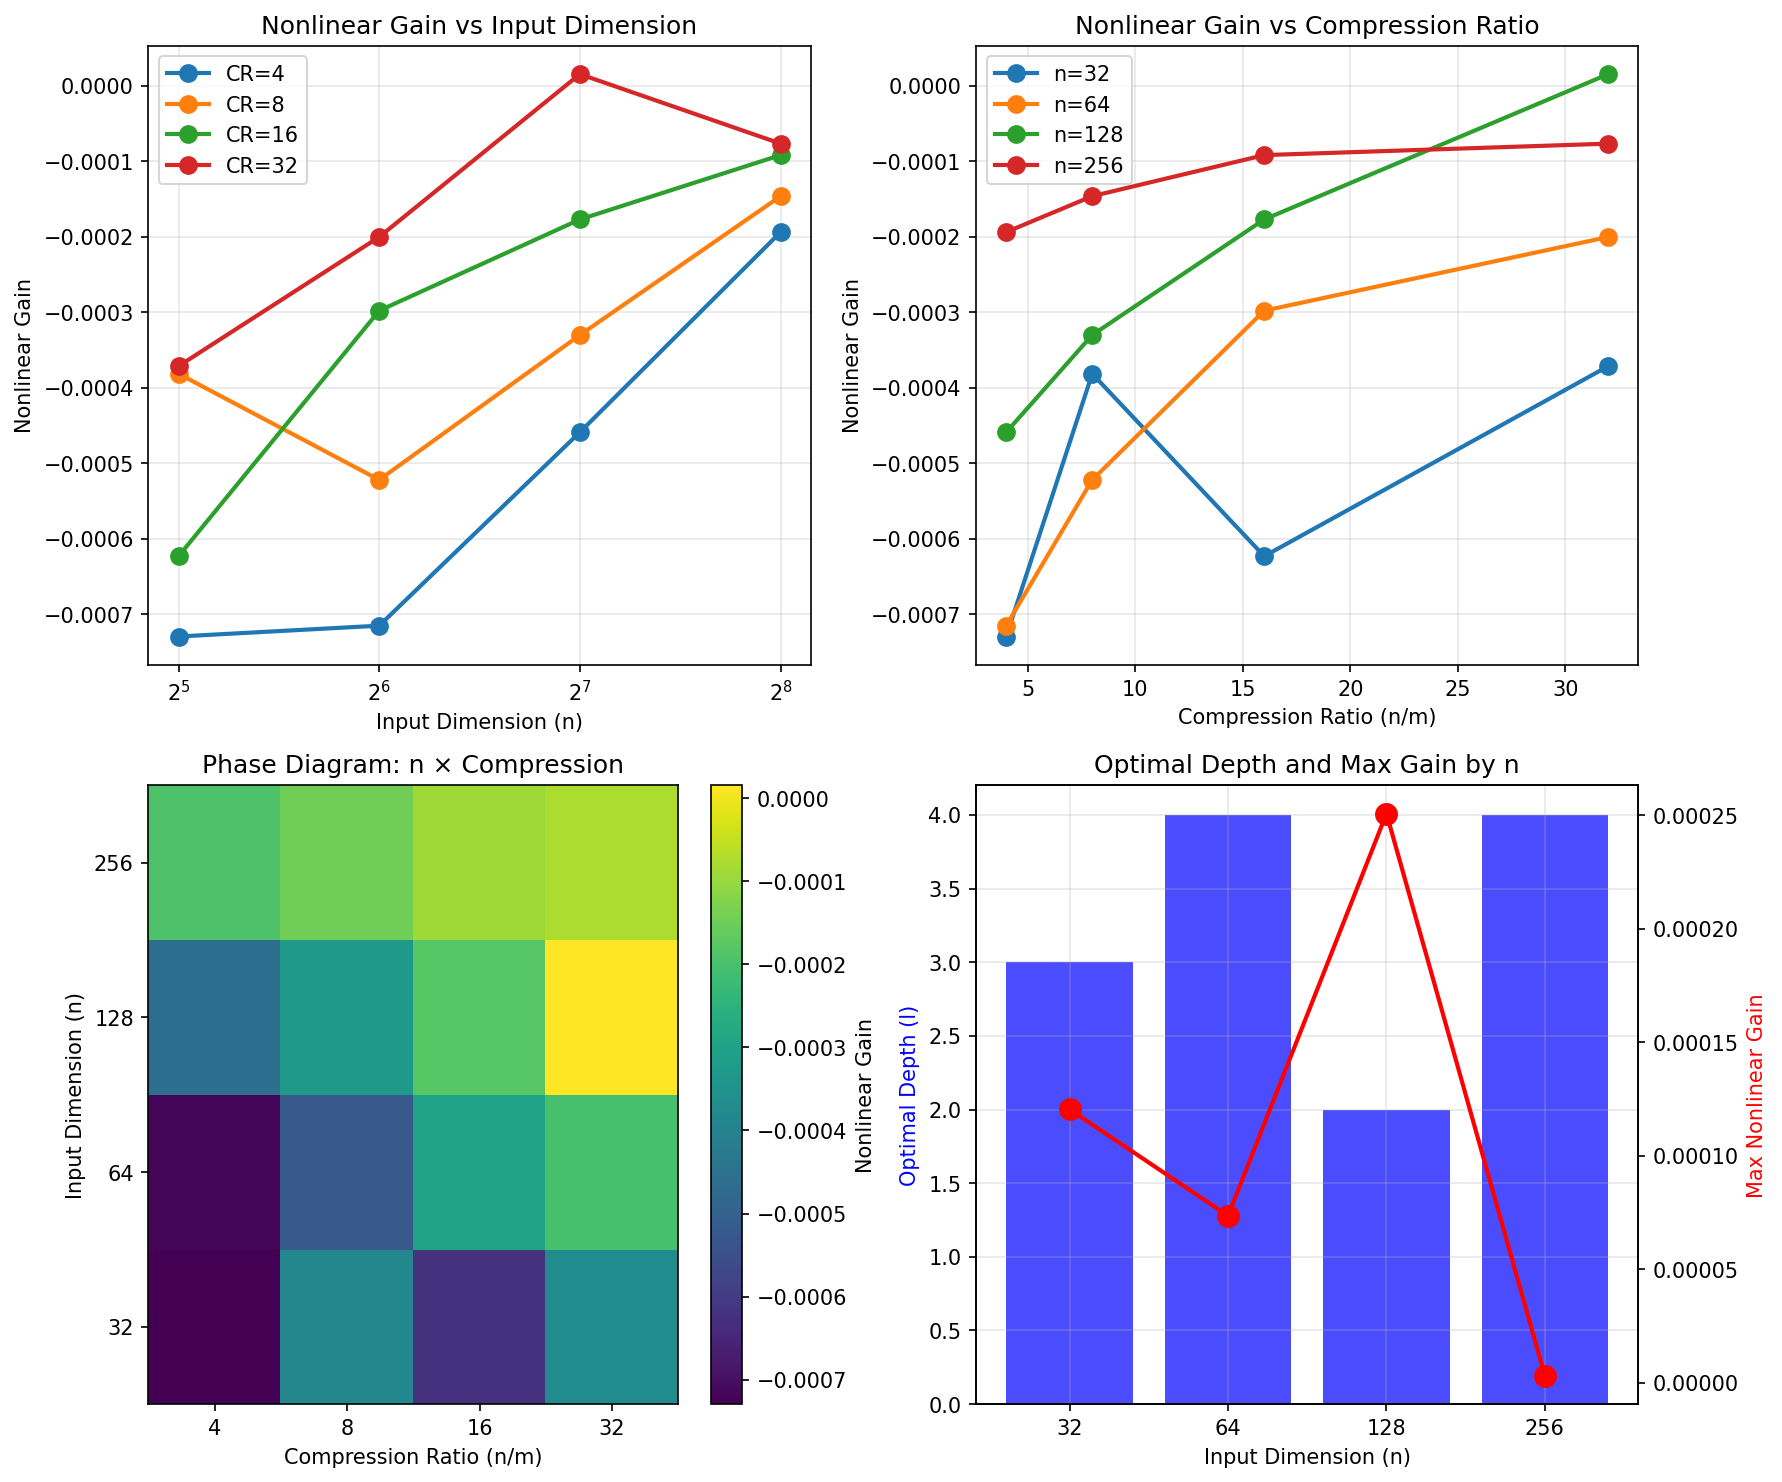

This chart was generated by the following Python code:
#!/usr/bin/env python3
"""
Experiment 4: Scaling Behavior with Input Dimension (n)

Hypothesis: The compression-driven nonlinearity finding (r=0.833) should scale with n.
Specifically:
1. The RATIO n/m (compression ratio) should matter, not absolute m values
2. Larger n should enable higher nonlinear gain (more features to compress)
3. The optimal depth may increase with n (more computation needed for larger problems)

Prior findings (all at n=64):
- Compression ratio dominates (r=0.833)
- Sweet spot at m=4 (compression=16x), l=2-3
- Sparsity ~0.10 optimal

We'll test n ∈ {32, 64, 128, 256} with matched compression ratios.
"""

import torch
import torch.nn as nn
import torch.optim as optim
import numpy as np
import matplotlib.pyplot as plt
from tqdm import tqdm
import pandas as pd
from pathlib import Path
import time

device = torch.device('cuda' if torch.cuda.is_available() else 'cpu')
print(f"Using device: {device}")

SAVE_DIR = Path(__file__).parent
print(f"Saving to: {SAVE_DIR}")

# ===== Model and Data =====

class Autoencoder(nn.Module):
    def __init__(self, n: int, m: int, l: int, activation=nn.ReLU):
        super().__init__()
        self.n = n
        self.m = m
        self.l = l

        encoder_layers = []
        for i in range(l):
            encoder_layers.append(nn.Linear(n, n))
            encoder_layers.append(activation())
        encoder_layers.append(nn.Linear(n, m))
        self.encoder = nn.Sequential(*encoder_layers)

        decoder_layers = []
        decoder_layers.append(nn.Linear(m, n))
        decoder_layers.append(activation())
        for i in range(l - 1):
            decoder_layers.append(nn.Linear(n, n))
            decoder_layers.append(activation())
        if l > 0:
            decoder_layers.append(nn.Linear(n, n))
        self.decoder = nn.Sequential(*decoder_layers)

    def encode(self, x):
        return self.encoder(x)

    def decode(self, z):
        return self.decoder(z)

    def forward(self, x):
        z = self.encode(x)
        return self.decode(z), z


def generate_sparse_data(n_samples: int, n_features: int, sparsity: float = 0.1) -> torch.Tensor:
    mask = (torch.rand(n_samples, n_features) < sparsity).float()
    values = torch.rand(n_samples, n_features)
    return (mask * values).to(device)


def train_autoencoder(model, n_steps=200, batch_size=256, sparsity=0.1, lr=1e-3):
    optimizer = optim.Adam(model.parameters(), lr=lr)
    losses = []

    for step in range(n_steps):
        x = generate_sparse_data(batch_size, model.n, sparsity)
        optimizer.zero_grad()
        x_recon, z = model(x)
        loss = nn.functional.mse_loss(x_recon, x)
        loss.backward()
        optimizer.step()
        losses.append(loss.item())

    return losses


def measure_metrics(model, n_samples=500, sparsity=0.1):
    model.eval()

    with torch.no_grad():
        x = generate_sparse_data(n_samples, model.n, sparsity)
        z = model.encode(x)

        # Fit linear encoder
        x_with_bias = torch.cat([x, torch.ones(n_samples, 1, device=device)], dim=1)
        W_linear = torch.linalg.lstsq(x_with_bias, z).solution
        z_linear = x_with_bias @ W_linear

        # Linearity score
        z_var = z.var(dim=0).sum()
        residual_var = (z - z_linear).var(dim=0).sum()
        linearity_score = 1 - (residual_var / z_var).item() if z_var > 0 else 1.0

        # Reconstruction quality
        x_recon_full, _ = model(x)
        x_recon_linear = model.decode(z_linear)

        mse_full = nn.functional.mse_loss(x_recon_full, x).item()
        mse_linear = nn.functional.mse_loss(x_recon_linear, x).item()
        nonlinear_gain = (mse_linear - mse_full) / (mse_linear + 1e-8)

        # Variance concentration
        z_centered = z - z.mean(dim=0)
        cov = (z_centered.T @ z_centered) / (n_samples - 1)
        eigenvalues = torch.linalg.eigvalsh(cov)
        eigenvalues = eigenvalues.flip(0)  # descending
        total_var = eigenvalues.sum()
        top1_var = (eigenvalues[0] / total_var).item() if total_var > 0 else 0

        # Effective dimensionality (participation ratio)
        eigenvalues_norm = eigenvalues / total_var
        eff_dim = (total_var ** 2 / (eigenvalues ** 2).sum()).item() if total_var > 0 else 0

    return {
        'linearity_score': linearity_score,
        'nonlinear_gain': nonlinear_gain,
        'mse_full': mse_full,
        'mse_linear': mse_linear,
        'top1_variance': top1_var,
        'effective_dim': eff_dim,
    }


def run_single(n, m, l, sparsity, n_steps=100, seed=None):
    if seed is not None:
        torch.manual_seed(seed)
        np.random.seed(seed)

    model = Autoencoder(n, m, l).to(device)
    train_autoencoder(model, n_steps=n_steps, sparsity=sparsity)
    metrics = measure_metrics(model, sparsity=sparsity)

    return {
        'n': n, 'm': m, 'l': l, 'sparsity': sparsity,
        'compression_ratio': n / m,
        **metrics
    }


# ===== Main Experiment =====

if __name__ == "__main__":
    start_time = time.time()

    # Fixed parameters
    sparsity = 0.1  # optimal from Exp 3
    n_steps = 100   # reduced for speed (was 150-200)
    n_seeds = 2     # reduced for speed

    # Input dimension scaling
    n_values = [32, 64, 128, 256]

    # Test compression ratios (not absolute m)
    # compression_ratio = n / m, so m = n / compression_ratio
    compression_ratios = [4, 8, 16, 32]

    # Depths - test if optimal depth scales with n
    l_values = [1, 2, 3, 4]

    results = []
    total = len(n_values) * len(compression_ratios) * len(l_values) * n_seeds

    print(f"Running {total} configurations...")
    print(f"n values: {n_values}")
    print(f"compression ratios: {compression_ratios}")
    print(f"depths: {l_values}")

    pbar = tqdm(total=total)

    for n in n_values:
        for cr in compression_ratios:
            m = n // cr  # bottleneck dimension
            if m < 1:
                m = 1
            for l in l_values:
                for seed in range(n_seeds):
                    # Time check - stop if taking too long
                    elapsed = time.time() - start_time
                    if elapsed > 4 * 60:  # 4 minute hard limit
                        print(f"\nTime limit reached ({elapsed/60:.1f} min), stopping early...")
                        break

                    res = run_single(n, m, l, sparsity, n_steps, seed=seed)
                    res['seed'] = seed
                    res['actual_compression'] = n / m
                    results.append(res)
                    pbar.update(1)
                else:
                    continue
                break
            else:
                continue
            break
        else:
            continue
        break

    pbar.close()

    elapsed = time.time() - start_time
    print(f"\nCompleted in {elapsed/60:.1f} minutes")

    df = pd.DataFrame(results)
    df.to_csv(SAVE_DIR / 'results.csv', index=False)
    print(f"Saved {len(results)} results to {SAVE_DIR / 'results.csv'}")

    # ===== Analysis =====
    print("\n" + "="*60)
    print("ANALYSIS")
    print("="*60)

    # Aggregate over seeds
    agg = df.groupby(['n', 'm', 'l', 'compression_ratio']).agg({
        'nonlinear_gain': ['mean', 'std'],
        'top1_variance': 'mean',
        'linearity_score': 'mean',
        'mse_full': 'mean',
        'effective_dim': 'mean',
    }).reset_index()
    agg.columns = ['n', 'm', 'l', 'compression_ratio', 'nonlinear_gain_mean',
                   'nonlinear_gain_std', 'top1_variance', 'linearity_score',
                   'mse_full', 'effective_dim']

    # Key correlations
    print("\nKey Correlations (across all configs):")
    print(f"  n vs Nonlinear Gain: r = {df['n'].corr(df['nonlinear_gain']):.3f}")
    print(f"  Compression Ratio vs Nonlinear Gain: r = {df['compression_ratio'].corr(df['nonlinear_gain']):.3f}")
    print(f"  Depth vs Nonlinear Gain: r = {df['l'].corr(df['nonlinear_gain']):.3f}")
    print(f"  Top-1 Var vs Nonlinear Gain: r = {df['top1_variance'].corr(df['nonlinear_gain']):.3f}")
    print(f"  Effective Dim vs Nonlinear Gain: r = {df['effective_dim'].corr(df['nonlinear_gain']):.3f}")

    # Does nonlinear gain scale with n at fixed compression ratio?
    print("\nNonlinear gain by n (at each compression ratio):")
    print("-" * 60)
    for cr in sorted(df['compression_ratio'].unique()):
        subset = df[df['compression_ratio'] == cr]
        print(f"\n  Compression ratio = {cr}:")
        for n in sorted(subset['n'].unique()):
            sub2 = subset[subset['n'] == n]
            mean_gain = sub2['nonlinear_gain'].mean()
            print(f"    n={n:3d}, m={n//int(cr):2d}: nonlinear_gain = {mean_gain:.5f}")

        # Correlation within this compression ratio
        if len(subset) > 3:
            corr_n_gain = subset['n'].corr(subset['nonlinear_gain'])
            print(f"    [n vs gain within CR={cr}: r = {corr_n_gain:.3f}]")

    # Optimal depth by n
    print("\nOptimal depth by input dimension n:")
    print("-" * 40)
    for n in sorted(df['n'].unique()):
        subset = agg[agg['n'] == n]
        best_idx = subset['nonlinear_gain_mean'].idxmax()
        best = subset.loc[best_idx]
        print(f"  n={n:3d}: optimal l={int(best['l'])}, CR={best['compression_ratio']:.0f}, "
              f"gain={best['nonlinear_gain_mean']:.5f}")

    # ===== Plots =====

    fig, axes = plt.subplots(2, 2, figsize=(12, 10))

    # Plot 1: Nonlinear gain vs n for each compression ratio
    ax = axes[0, 0]
    for cr in sorted(df['compression_ratio'].unique()):
        subset = agg[agg['compression_ratio'] == cr]
        subset = subset.groupby('n')['nonlinear_gain_mean'].mean().reset_index()
        ax.plot(subset['n'], subset['nonlinear_gain_mean'], 'o-',
                label=f'CR={int(cr)}', linewidth=2, markersize=8)
    ax.set_xlabel('Input Dimension (n)')
    ax.set_ylabel('Nonlinear Gain')
    ax.set_title('Nonlinear Gain vs Input Dimension')
    ax.legend()
    ax.grid(True, alpha=0.3)
    ax.set_xscale('log', base=2)

    # Plot 2: Nonlinear gain vs compression ratio for each n
    ax = axes[0, 1]
    for n in sorted(df['n'].unique()):
        subset = agg[agg['n'] == n]
        subset = subset.groupby('compression_ratio')['nonlinear_gain_mean'].mean().reset_index()
        ax.plot(subset['compression_ratio'], subset['nonlinear_gain_mean'], 'o-',
                label=f'n={n}', linewidth=2, markersize=8)
    ax.set_xlabel('Compression Ratio (n/m)')
    ax.set_ylabel('Nonlinear Gain')
    ax.set_title('Nonlinear Gain vs Compression Ratio')
    ax.legend()
    ax.grid(True, alpha=0.3)

    # Plot 3: Heatmap of nonlinear gain (n x compression_ratio), averaged over depth
    ax = axes[1, 0]
    pivot = agg.groupby(['n', 'compression_ratio'])['nonlinear_gain_mean'].mean().reset_index()
    pivot = pivot.pivot(index='n', columns='compression_ratio', values='nonlinear_gain_mean')
    im = ax.imshow(pivot.values, aspect='auto', cmap='viridis', origin='lower')
    ax.set_xticks(range(len(pivot.columns)))
    ax.set_xticklabels([int(x) for x in pivot.columns])
    ax.set_yticks(range(len(pivot.index)))
    ax.set_yticklabels(pivot.index)
    ax.set_xlabel('Compression Ratio (n/m)')
    ax.set_ylabel('Input Dimension (n)')
    ax.set_title('Phase Diagram: n × Compression')
    plt.colorbar(im, ax=ax, label='Nonlinear Gain')

    # Plot 4: Optimal depth by n
    ax = axes[1, 1]
    optimal_l_by_n = []
    for n in sorted(df['n'].unique()):
        subset = agg[agg['n'] == n]
        best_idx = subset['nonlinear_gain_mean'].idxmax()
        best = subset.loc[best_idx]
        optimal_l_by_n.append({'n': n, 'optimal_l': best['l'],
                               'max_gain': best['nonlinear_gain_mean']})
    opt_df = pd.DataFrame(optimal_l_by_n)

    ax2 = ax.twinx()
    ax.bar(range(len(opt_df)), opt_df['optimal_l'], alpha=0.7, color='blue', label='Optimal depth')
    ax2.plot(range(len(opt_df)), opt_df['max_gain'], 'ro-', linewidth=2, markersize=10, label='Max gain')
    ax.set_xticks(range(len(opt_df)))
    ax.set_xticklabels(opt_df['n'])
    ax.set_xlabel('Input Dimension (n)')
    ax.set_ylabel('Optimal Depth (l)', color='blue')
    ax2.set_ylabel('Max Nonlinear Gain', color='red')
    ax.set_title('Optimal Depth and Max Gain by n')
    ax.grid(True, alpha=0.3)

    plt.tight_layout()
    plt.savefig(SAVE_DIR / 'scaling_input_dimension.png', dpi=150, bbox_inches='tight')
    print(f"\nSaved plot to {SAVE_DIR / 'scaling_input_dimension.png'}")

    # Additional plot: Scaling laws
    fig, ax = plt.subplots(figsize=(8, 6))

    # For each n, get the max nonlinear gain achieved
    max_gains = df.groupby('n')['nonlinear_gain'].max().reset_index()
    ax.loglog(max_gains['n'], max_gains['nonlinear_gain'], 'bo-',
              linewidth=2, markersize=10, label='Max nonlinear gain')

    # Fit power law
    if len(max_gains) > 2 and max_gains['nonlinear_gain'].min() > 0:
        log_n = np.log(max_gains['n'].values)
        log_gain = np.log(max_gains['nonlinear_gain'].values.clip(min=1e-10))
        slope, intercept = np.polyfit(log_n, log_gain, 1)
        fit_gain = np.exp(intercept + slope * log_n)
        ax.loglog(max_gains['n'], fit_gain, 'r--', linewidth=2,
                  label=f'Power law: gain ∝ n^{slope:.2f}')
        print(f"\nScaling law: nonlinear_gain ∝ n^{slope:.2f}")

    ax.set_xlabel('Input Dimension (n)')
    ax.set_ylabel('Max Nonlinear Gain')
    ax.set_title('Scaling of Nonlinear Benefit with Input Dimension')
    ax.legend()
    ax.grid(True, alpha=0.3)

    plt.savefig(SAVE_DIR / 'scaling_law.png', dpi=150, bbox_inches='tight')
    print(f"Saved scaling law plot")

    plt.show()

    print("\n" + "="*60)
    print("SUMMARY")
    print("="*60)
    print(f"Total configs tested: {len(results)}")
    print(f"Best overall nonlinear gain: {df['nonlinear_gain'].max():.5f}")
    best_row = df.loc[df['nonlinear_gain'].idxmax()]
    print(f"  at n={int(best_row['n'])}, m={int(best_row['m'])}, l={int(best_row['l'])}, CR={best_row['compression_ratio']:.0f}")
